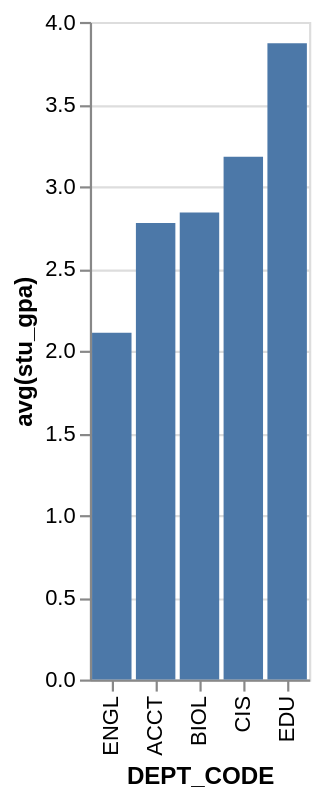

Vega-Lite specification stored for this chart:
### Vega-Lite specification from a JSON file in a GitHub repository (floating-point values rounded to 4 significant figures)
{"data": {"values": [{"x_data": "ACCT", "y_data": 2.777}, {"x_data": "BIOL", "y_data": 2.84}, {"x_data": "CIS", "y_data": 3.18}, {"x_data": "EDU", "y_data": 3.87}, {"x_data": "ENGL", "y_data": 2.11}]}, "mark": "bar", "encoding": {"x": {"field": "x_data", "type": "nominal", "title": "DEPT_CODE", "sort": {"op": "sum", "field": "y_data", "order": "ascending"}}, "y": {"field": "y_data", "type": "quantitative", "title": "avg(stu_gpa)"}}}
